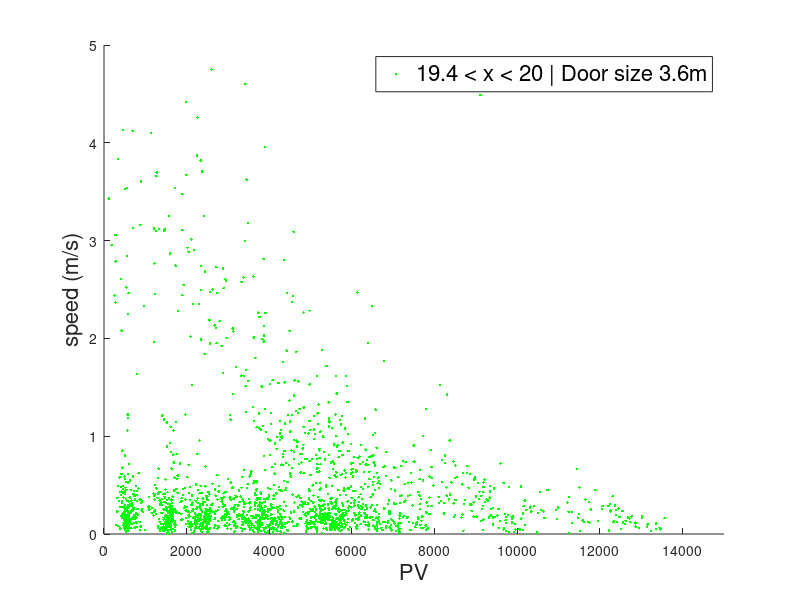

This chart was generated by the following MATLAB code:
data = load('clean_press_vel_225p_v4_onedoor3.6m.txt');

[n, m]= size(data);
num_timestep= n/225
data2=data(1:n,:);

d=0.6;

%index = find (data2(:,1)<(20-2*d) & (20-3*d)<data2(:,1));
%index2= find (data2(:,1)<(20-d) & (20-2*d)<data2(:,1));
index3= find (data2(:,1)<20 & (20-d)<data2(:,1));
hold on
%plot(data2(index,2),data2(index,3),'.')
%plot(data2(index2,2),data2(index2,3),'r.')
plot(data2(index3,2),data2(index3,3),'g.')

axis([0,15000,0,5])

xl=xlabel('PV'); 
set(xl,'FontSize',16);
yl=ylabel('speed (m/s)'); 
set(yl,'FontSize',16);
l=legend('19.4 < x < 20 | Door size 3.6m');
set(l,'FontSize',16);

